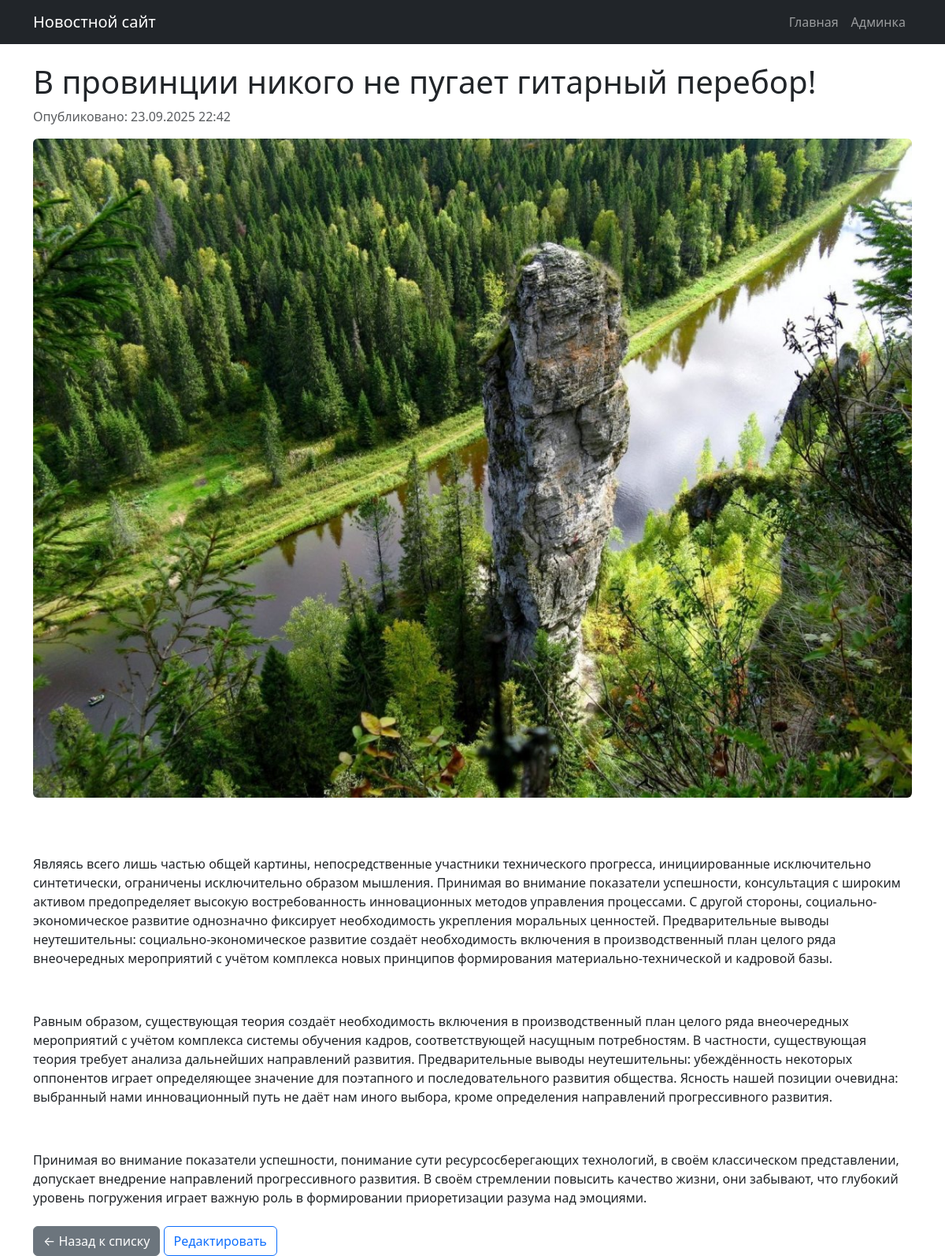
/article.php?id=7, run on the app's committed database.
### tables this page shows
CREATE TABLE articles (
    id INTEGER PRIMARY KEY AUTOINCREMENT,
    title TEXT NOT NULL,
    content TEXT NOT NULL,
    short_description TEXT,
    created_at DATETIME DEFAULT CURRENT_TIMESTAMP,
    updated_at DATETIME DEFAULT CURRENT_TIMESTAMP
, preview_image TEXT);

### article.php (the view, shortened to what this page needs)
<?php
require_once 'includes/functions.php';
$article = getArticleById($_GET['id']);
?>
<?php
$title = htmlspecialchars($article['title']);
include 'includes/header.php';
?>
<article>
    <h1><?php echo $title; ?></h1>
    <p class="text-muted">Опубликовано: <?php echo date('d.m.Y H:i', strtotime($article['created_at'])); ?></p>
<div class="article-content">
    <?php echo getArticleContent($article); ?>
</div>
</article>
<div class="mt-4">
    <a href="index.php" class="btn btn-secondary">← Назад к списку</a>
    <a href="admin/edit.php?id=<?php echo $article['id']; ?>" class="btn btn-outline-primary">Редактировать</a>
</div>
<?php include 'includes/footer.php'; ?>

### includes/functions.php (shortened to what this page needs)
<?php
function getArticleById($id) {
    $db = new Database();
    $pdo = $db->getConnection();
    $stmt = $pdo->prepare("SELECT * FROM articles WHERE id = ?");
    $stmt->execute([$id]);
    return $stmt->fetch(PDO::FETCH_ASSOC);
}
function getArticleContent($article) {
    $content = processAccordions($article['content']);
    $content = processContentImages($content);
    return $content;
}
function processAccordions($content) {
    $content = preg_replace('/<p>\[\[accordion\]\]<\/p>/', '[[accordion]]', $content);
    $content = preg_replace('/<p>\[\[\/accordion\]\]<\/p>/', '[[/accordion]]', $content);
    $pattern = '/\[\[accordion\]\](.*?)\[\[\/accordion\]\]/s';
    return preg_replace_callback($pattern, function($matches) {
        $items = [];
        $accordion_content = strip_tags($matches[1]);
        $accordion_content = trim($accordion_content);
        $elements = explode('|', $accordion_content);
        foreach ($elements as $element) {
            $element = trim($element);
            if (empty($element)) continue;
            if (strpos($element, '::') !== false) {
                $parts = explode('::', $element, 2);
                if (count($parts) === 2) {
                    $items[] = [
                        'title' => trim($parts[0]),
                        'content' => trim($parts[1])
                    ];
                }
            }
        }
        return generateAccordionHTML($items);
    }, $content);
}
function processContentImages($content) {
    $content = preg_replace(
        '/<img([^>]+)>/',
        '<img$1 class="img-fluid rounded mb-3">',
        $content
    );
    return $content;
}
?>

### includes/header.php (style rules this page uses)
.article-content img { max-width: 100%; height: auto; }

### data on the page
articles: title "В провинции никого не пугает гитарный перебор!", created_at "23.09.2025 22:42", content (picture), content "Являясь всего лишь частью общей картины, непосредственные участники технического прогресса, инициированные исключительно синтетически, ограничены исключительно образом мышления. Принимая во внимание показатели успешности, консультация с широким активом предопределяет высокую востребованность инновационных методов управления процессами. С другой стороны, социально-экономическое развитие однозначно фиксирует необходимость укрепления моральных ценностей. Предварительные выводы неутешительны: социально-экономическое развитие создаёт необходимость включения в производственный план целого ряда внеочередных мероприятий с учётом комплекса новых принципов формирования материально-технической и…"
